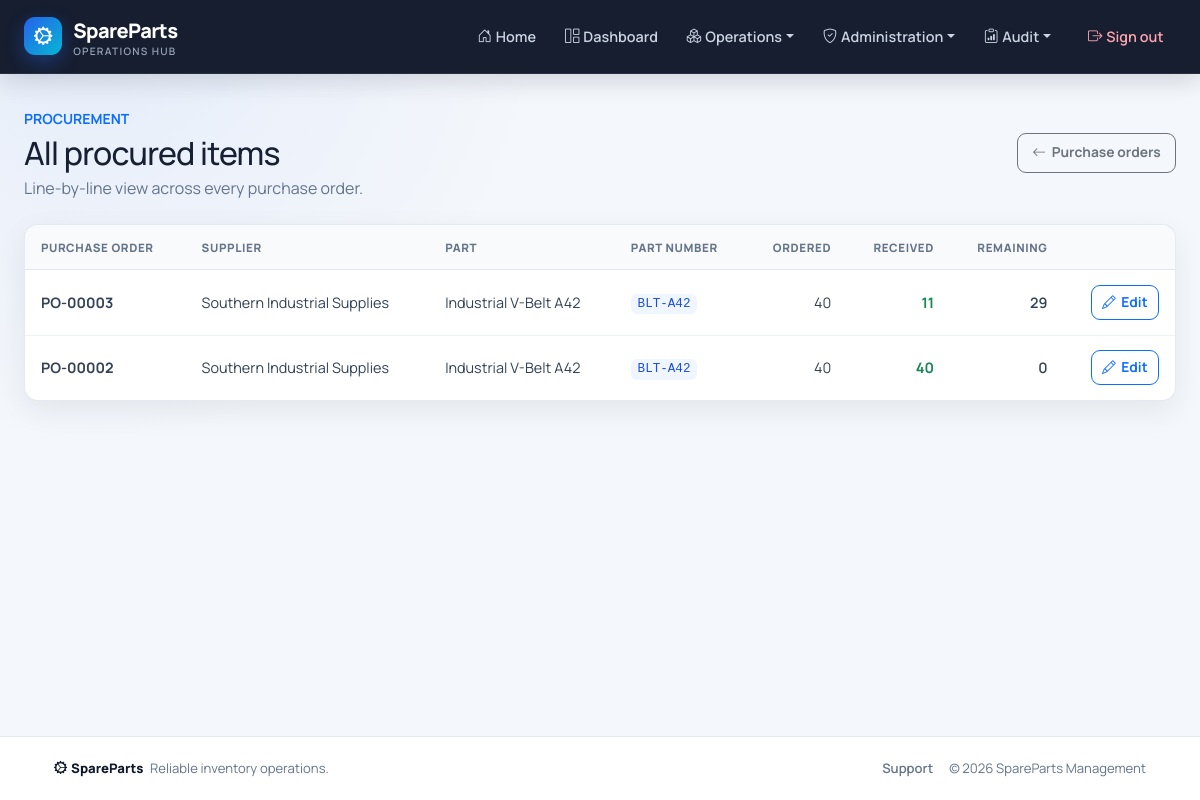
The page /procurement/purchaseorderitems/ (signed in) on the database its author committed.
### procurement/models.py (models this page shows, shortened)
class PurchaseOrderItem(models.Model):
    purchase_order = models.ForeignKey(
        PurchaseOrder,
        on_delete=models.CASCADE,
        related_name='items'
    )
    part = models.ForeignKey(Part, on_delete=models.CASCADE)
    quantity = models.PositiveIntegerField()
    received_quantity = models.PositiveIntegerField(default=0)
    @property
    def remaining_quantity(self):
        return max(self.quantity - self.received_quantity, 0)

class PurchaseOrder(models.Model):
    supplier = models.ForeignKey(Supplier, on_delete=models.CASCADE)
    created_by = models.ForeignKey(CustomUser, on_delete=models.SET_NULL, null=True)
    created_at = models.DateTimeField(auto_now_add=True)
    received = models.BooleanField(default=False)

class Supplier(models.Model):
    name = models.CharField(max_length=200)
    contact_person = models.CharField(max_length=100, blank=True, null=True)
    email = models.EmailField(blank=True, null=True)
    phone = models.CharField(max_length=15, blank=True, null=True)
    address = models.TextField(blank=True, null=True)

### parts/models.py (models this page shows, shortened)
class Part(models.Model):
    name = models.CharField(max_length=200)
    part_number = models.CharField(max_length=50, unique=True)
    category = models.ForeignKey(Category, on_delete=models.SET_NULL, null=True)
    brand = models.ForeignKey(Brand, on_delete=models.SET_NULL, null=True)
    description = models.TextField(blank=True, null=True)
    barcode = models.CharField(max_length=100, blank=True, null=True)
    image = models.ImageField(upload_to='parts/', blank=True, null=True)

### procurement/views.py (the view)
# urls.py: path('purchaseorderitems/', views.PurchaseOrderItemListView.as_view(), name='purchaseorderitem_list'),
class PurchaseOrderItemListView(LoginRequiredMixin, RoleRequiredMixin, ListView):
    model = PurchaseOrderItem
    template_name = 'purchaseorderitem_list.html'
    context_object_name = 'items'
    allowed_roles = ['admin', 'procurement_officer']
    def get_queryset(self):
        return PurchaseOrderItem.objects.select_related(
            'purchase_order__supplier', 'part'
        ).order_by('-purchase_order__created_at', 'part__name')

### core/models.py (called while the page is built)
    def has_access(self, code):
        if not self.is_authenticated or not self.is_active:
            return False
        if self.is_superuser:
            return True
        return self.get_effective_access_permissions().filter(code=code).exists()

### core/templatetags/rbac.py (called while the page is built)
@register.filter
def has_access(user, code):
    return bool(getattr(user, 'has_access', lambda unused: False)(code))

### parts/mixins.py (called while the page is built)
    def get_permission_required(self):
        if self.permission_required:
            return self.permission_required
        model_name = self.model._meta.model_name
        module = self.permission_modules.get(model_name, model_name)
        action = 'view' if self.__class__.__name__.endswith(('ListView', 'DetailView')) else 'manage'
        return f'{module}.{action}'

    def dispatch(self, request, *args, **kwargs):
        if self.get_permission_required() == 'users.manage' and not request.user.is_superuser:
            raise PermissionDenied("Only a super admin can manage users and permissions.")
        if request.user.is_authenticated and request.user.has_access(self.get_permission_required()):
            return super().dispatch(request, *args, **kwargs)
        raise PermissionDenied("You do not have permission to access this page.")

### templates/purchaseorderitem_list.html (shortened to what this page needs)
{% extends "base.html" %}
{% block content %}
<div class="d-flex justify-content-between align-items-center mb-4"><div><span class="text-primary fw-bold small text-uppercase">Procurement</span><h1 class="h2 mt-1 mb-1">All procured items</h1><p class="text-muted mb-0">Line-by-line view across every purchase order.</p></div><a href="{% url 'procurement:purchaseorder_list' %}" class="btn btn-outline-secondary"><i class="bi bi-arrow-left"></i>Purchase orders</a></div>
<div class="card"><div class="table-responsive"><table class="table table-hover"><thead><tr><th>Purchase order</th><th>Supplier</th><th>Part</th><th>Part number</th><th class="text-end">Ordered</th><th class="text-end">Received</th><th class="text-end">Remaining</th><th></th></tr></thead><tbody>
{% for item in items %}<tr><td><strong>PO-{{ item.purchase_order.pk|stringformat:"05d" }}</strong></td><td>{{ item.purchase_order.supplier.name }}</td><td>{{ item.part.name }}</td><td><code>{{ item.part.part_number }}</code></td><td class="text-end">{{ item.quantity }}</td><td class="text-end text-success fw-bold">{{ item.received_quantity }}</td><td class="text-end fw-semibold">{{ item.remaining_quantity }}</td><td class="text-end"><a href="{% url 'procurement:purchaseorderitem_edit' item.pk %}" class="btn btn-sm btn-outline-primary"><i class="bi bi-pencil"></i>Edit</a></td></tr>
{% empty %}<tr><td colspan="8" class="text-center py-5 text-muted">No purchase-order items found.</td></tr>{% endfor %}
</tbody></table></div></div>
{% endblock %}

### templates/base.html (style rules this page uses)
:root { --sp-navy: #0f172a; --sp-navy-soft: #1e293b; --sp-primary: #2563eb; --sp-primary-dark: #1d4ed8; --sp-cyan: #06b6d4; --sp-surface: #ffffff; --sp-bg: #f4f7fb; --sp-border: #e2e8f0; --sp-muted: #64748b; --sp-text: #172033; --sp-radius: 14px; --sp-shadow: 0 10px 30px rgba(15, 23, 42, .07); }
* { box-sizing: border-box; }
html { scroll-behavior: smooth; }
body { min-height: 100vh; display: flex; flex-direction: column; margin: 0; color: var(--sp-text); background: radial-gradient(circle at 8% 0%, rgba(37, 99, 235, .07), transparent 28rem), var(--sp-bg); font-family: "Manrope", system-ui, -apple-system, "Segoe UI", sans-serif; -webkit-font-smoothing: antialiased; }
a { text-underline-offset: 3px; }
.page-header, .d-flex.justify-content-between.mb-4, .d-flex.justify-content-between.align-items-center.mb-4 { gap: 1rem; align-items: center; }
h1, h2, h3, h4, h5, h6 { color: var(--sp-navy); letter-spacing: -.025em; }
h1, .h1 { font-weight: 800; }
.text-muted { color: var(--sp-muted) !important; }
.card { border: 1px solid rgba(226, 232, 240, .9) !important; border-radius: var(--sp-radius) !important; background: var(--sp-surface); box-shadow: var(--sp-shadow) !important; overflow: hidden; }
.table-responsive { border-radius: inherit; }
.table { --bs-table-bg: transparent; --bs-table-hover-bg: #f8fafc; margin-bottom: 0; vertical-align: middle; }
.table thead th { padding: .85rem 1rem; border-bottom: 1px solid var(--sp-border); background: #f8fafc !important; color: #64748b !important; font-size: .72rem !important; font-weight: 800 !important; letter-spacing: .055em; text-transform: uppercase; white-space: nowrap; }
.table tbody td { padding: .9rem 1rem; border-color: #edf2f7; color: #334155; font-size: .9rem; }
.table tbody tr:last-child td { border-bottom: 0; }
.btn { min-height: 40px; display: inline-flex; align-items: center; justify-content: center; gap: .35rem; padding: .55rem .9rem; border-radius: 9px; font-size: .86rem; font-weight: 700; box-shadow: none !important; transition: transform .16s ease, background .16s ease, border-color .16s ease; }
.btn-sm { min-height: 34px; padding: .4rem .65rem; }
code { padding: .2rem .42rem; border-radius: 6px; background: #eff6ff; color: #1d4ed8; }

### rows shown on the page
PurchaseOrderItem: purchase_order.pk "00003", purchase_order.supplier.name "Southern Industrial Supplies", part.name "Industrial V-Belt A42", part.part_number "BLT-A42", quantity "40", received_quantity "11", remaining_quantity "29"
PurchaseOrderItem: purchase_order.pk "00002", purchase_order.supplier.name "Southern Industrial Supplies", part.name "Industrial V-Belt A42", part.part_number "BLT-A42", quantity "40", received_quantity "40", remaining_quantity "0"
